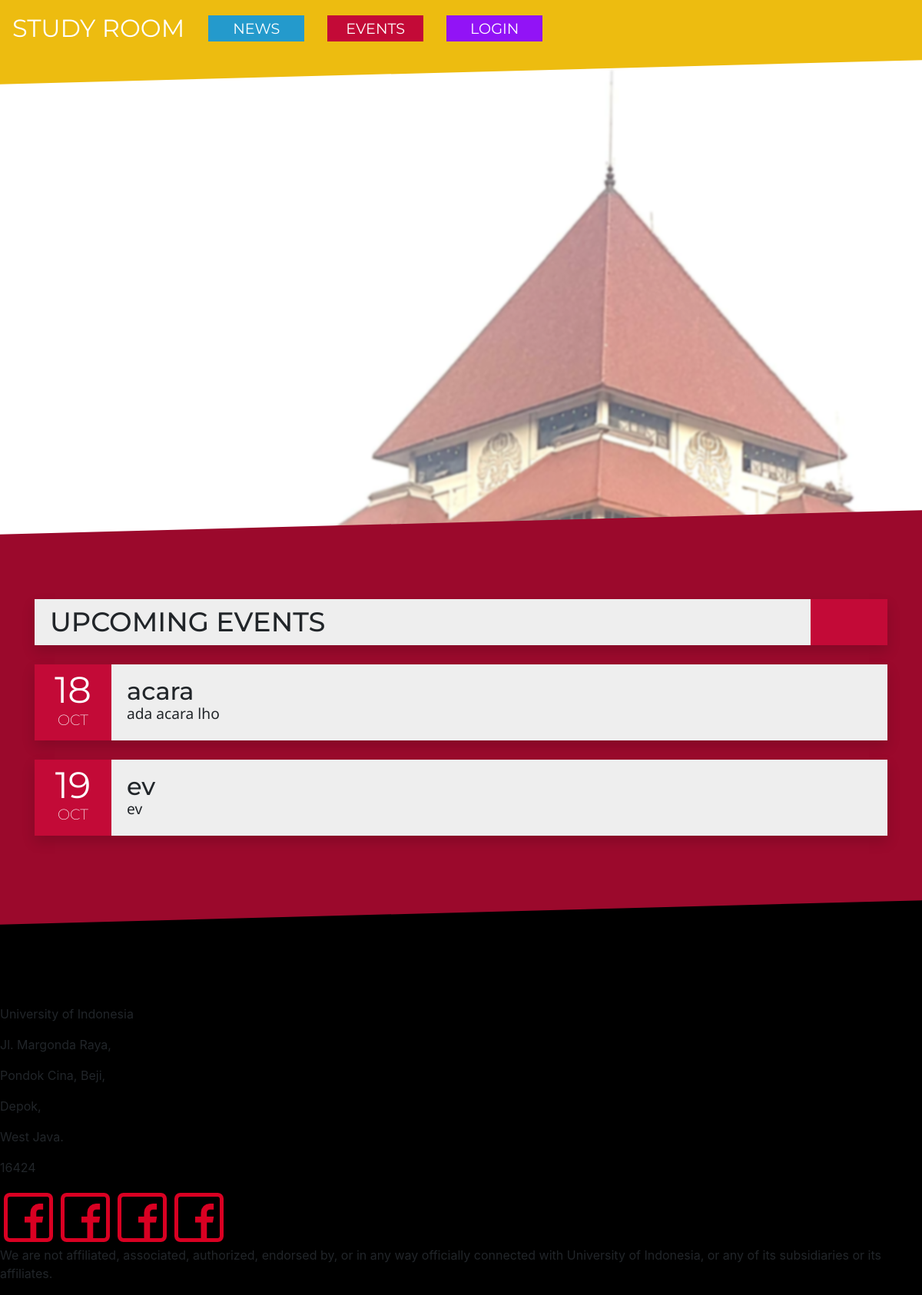
Before: /event/ with the older database file.
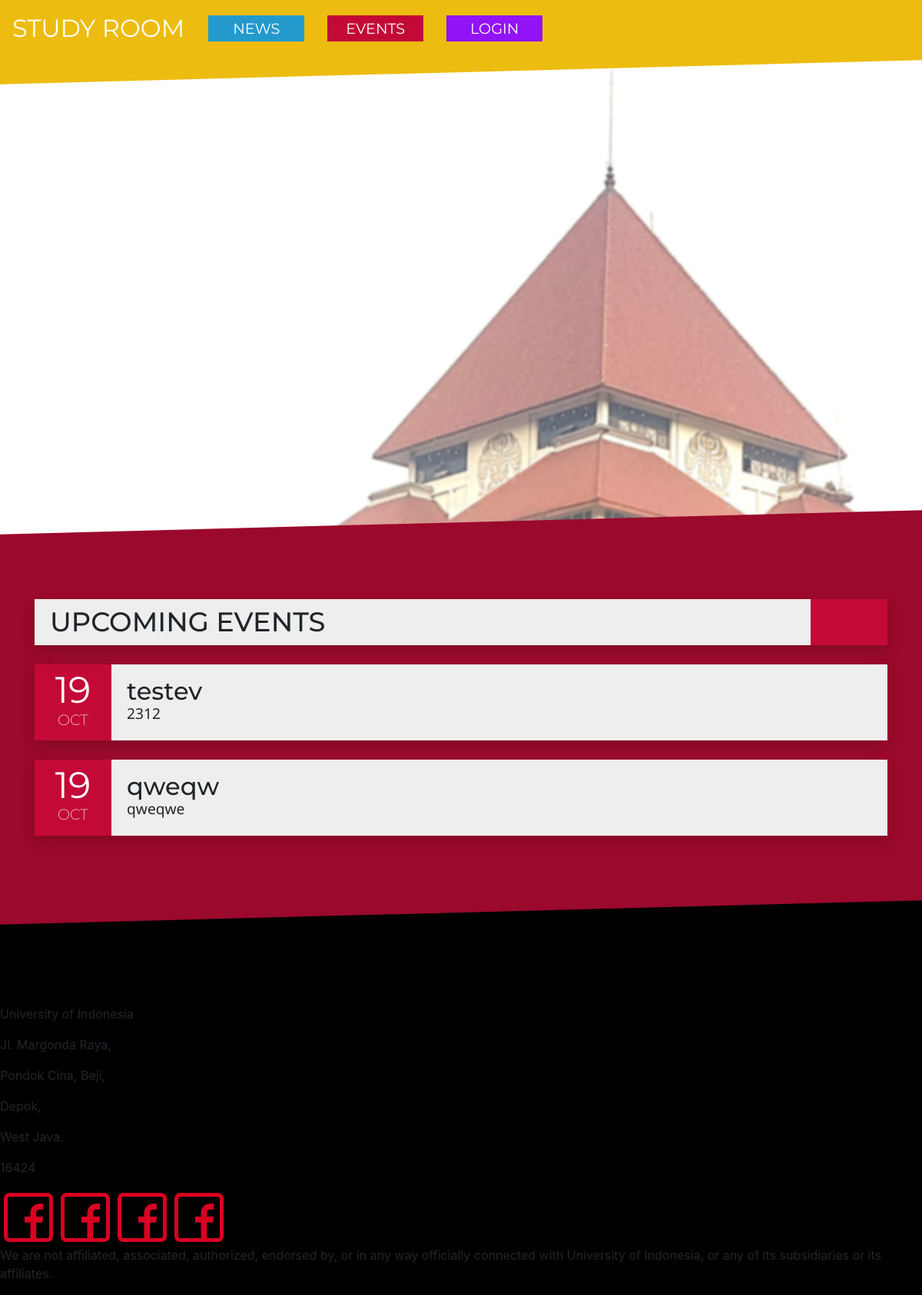
After: the same page with the newer database file.
### event/models.py (models this page shows, shortened)
class Event(models.Model):
    name = models.CharField(max_length=30, blank=False, null=True)
    date = models.DateField(default=timezone.now())
    location = models.CharField(max_length=50, blank=False, null=True)
    description = models.CharField(max_length=200, blank=False, null=True)
    participant_user = models.ManyToManyField(User, blank=True)

### event/views.py (the view)
# urls.py: path('', views.event, name ="event"),
def event(request):
    response = {
        'all_event': Event.objects.all().order_by("date"),
    }
    return render(request, 'event.html', response)

### templates/event.html (shortened to what this page needs)
{% extends '_base.html' %}
{% load static %}
{% block content %}
<section id="parallax">
    <div class="parallax-background"></div>
    <div class="parallax-text">
        <h1>Study Room</h1>
    </div>
</section>
<section id="event" slant>
    <div class="event-container container">
        <div class="card shadow">
            <div class="card-flex">
                <h3 class="card-title title-bar">UPCOMING EVENTS</h3>
                <div class="content-colorbox color-event"></div>
            </div>
        </div>
        {% for event in all_event %}
        <div class="row">
            <div class="col-lg-12">
                <div class="card event-card shadow" data-toggle="modal" data-target="#modal-event-{{ event.id }}">
                    <div class="card-flex">
                        <div class="content-colorbox color-event">
                            <div class="event-date">{{ event.date.day }}</div>
                            <div class="event-month">{{ event.date|date:'b'|upper }}</div>
                        </div>
                        <div class="card-body">
                            <h5 class="card-title news-title">
                                {{ event.name }}
                            </h5>
                            <div class="card-text news-content">
                                {{ event.description }}
                            </div>
                        </div>
                    </div>
                </div>
            </div>
        </div>
        {% endfor %}
    </div>
</section>
{% endblock %}

### templates/_base.html (shortened to what this page needs)
{% load static %}
<html>
<head>
    <link rel="stylesheet" href="https://stackpath.bootstrapcdn.com/bootstrap/4.1.3/css/bootstrap.min.css"
>
    <link rel="stylesheet" href="{% static 'css/style.css' %}">
</head>
<body>
{% include '_navbar.html' %}
{% block content %}{% endblock %}
{% include '_footer.html' %}
</body>
</html>

### templates/_navbar.html (shortened to what this page needs)
<section id="navbar">
    <div class="navbar-outer-content">
        <div class="navbar-inner-content">
            <nav class="navbar navbar-expand-lg color-nav">
                <a class="navbar-brand" href="{% url 'index' %}">STUDY ROOM</a>
                <div class="collapse navbar-collapse" id="navbarTogglerDemo02">
                    <ul class="navbar-nav navbar-right mr-auto mt-2 mt-lg-0">
                        <li class="nav-item news-btn">
                            <a class="nav-link" href="#">NEWS</a>
                        </li>
                        <li class="nav-item events-btn">
                            <a class="nav-link" href="{% url 'event' %}">EVENTS</a>
                        </li>
                        <li class="nav-item user-btn">
                            {% if user.is_authenticated %}
                            <a class="nav-link" href="{% url 'profile'%}">{{ user.username|upper }}</a>
                            {% else %}
                            <a class="nav-link" href="{% url 'login' %}">LOGIN</a>
                            {% endif %}
                        </li>
                    </ul>
                </div>
            </nav>
        </div>
    </div>
</section>

### templates/_footer.html
{% load static %}
<section id="footer">
    <div>
        <div>
            <p>University of Indonesia</p>
            <p>Jl. Margonda Raya,</p>
            <p>Pondok Cina, Beji,</p>
            <p>Depok,</p>
            <p>West Java.</p>
            <p>16424</p>
        </div>
        <div class="social-icon-grid">
            <div class="social-icon-img">
                <a href="https://www.facebook.com"><img src="{% static 'img/test.png' %}"></a>
            </div>
            <div class="social-icon-img">
                <a href="https://www.facebook.com"><img src="{% static 'img/test.png' %}"></a>
            </div>
            <div class="social-icon-img">
                <a href="https://www.facebook.com"><img src="{% static 'img/test.png' %}"></a>
            </div>
            <div class="social-icon-img">
                <a href="https://www.facebook.com"><img src="{% static 'img/test.png' %}"></a>
            </div>
        </div>
        <div>
            <p>We are not affiliated, associated, authorized, endorsed by, or in any way officially connected with
                University
                of Indonesia, or any of its subsidiaries or its affiliates.</p>
        </div>
    </div>
</section>

### static/css/style.css (style rules this page uses)
body { margin: 0; padding: 0; background: black; }
*[slant] { padding: 100px 0; transform: skew(0deg, -1.5deg) translateY(-120px); }
*[slant] > * { transform: skew(0deg, 1.5deg); }
.card-flex { display: inline-flex; justify-content: space-between; }
.content-colorbox { height: inherit; width: 100px; }
.card { border-radius: 0px; border-width: 0; background-color: #eee; }
.card-title { font-size: 2em; font-family: 'Montserrat', sans-serif; line-height: 30px; }
.title-bar { font-size: 2.2em; margin: 0; padding: 15px 20px; }
.navbar { background: #EDBC10; }
.navbar-brand { font-size: 2em; font-family: 'Montserrat', sans-serif; color: white; }
.navbar-outer-content { position:fixed; z-index:9999; width:100vw; }
.navbar-inner-content { position:relative; z-index:1; }
.navbar-inner-content ul li { margin: 5px 15px; }
.navbar-inner-content ul li a { text-align: center; }
.nav-link { min-width: 125px; color: white; font-size: 1.2em; font-family: 'Montserrat', sans-serif; text-align: center; padding: 3px; }
.news-btn { background-color: #249ACC; }
.events-btn { background-color: #C30A37; }
.user-btn { background-color: #9213F6; }
#parallax { background: white; }
.parallax-text { position:absolute; top:40%; width:100%; text-align:center; font-size: 3em; color:white; font-weight:bold; background: transparent; }
.parallax-background { position:relative; background-position:center; background-size:cover; background-repeat:no-repeat; background-attachment:fixed; background-image: url('/static/img/ui.jpg'); min-height:100%; opacity: 0.8; filter: blur(0.1rem); }
.news-title { margin: 0; }
.news-content { font-family: 'Noto Sans', sans-serif; font-size: 1.2em; }
.color-event { background: #C30A37; }
.news-card, .event-card { margin-top: 25px; }
.event-date { color: white; font-size: 3em; font-family: 'Montserrat', sans-serif; text-align: center; margin-bottom: 0; line-height: 1.2em; padding-top: 5px; }
.event-month { margin-top: 0; color: white; font-size: 1.2em; font-family: 'Montserrat', sans-serif; font-weight: 200; text-align: center; line-height: 1em; }
#event { background: #9B092C; }
.social-icon-grid { display: inline-flex; }
.social-icon-img { padding: 5px; }

Changed rows visible on the page:
changed Event: date.day "18" → "19"; name "acara" → "testev"; description "ada acara lho" → "2312"
changed Event: name "ev" → "qweqw"; description "ev" → "qweqwe"
